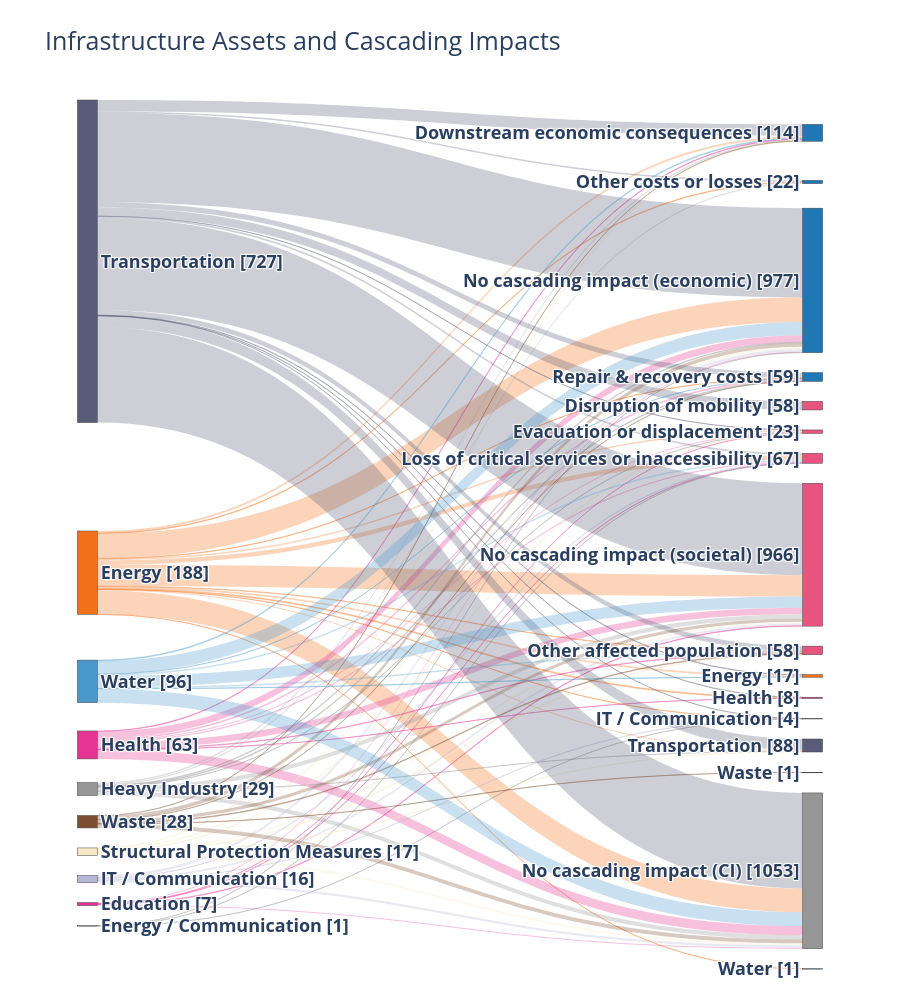

The notebook cell this image was saved under:
### Code cell
# fig, sankey_links = create_impact_sankey(df_plot)
fig, sankey_links = create_impact_sankey(df_plot, ci_target_level="sector") # sectors

fig

### Figure 1 — Plotly figure (JSON) as saved in the notebook; plotly's stock layout.template omitted (floating-point values rounded to 4 significant figures)
{"data": [{"arrangement": "snap", "link": {"color": ["rgba(229,52,145,0.3)", "rgba(229,52,145,0.3)", "rgba(229,52,145,0.3)", "rgba(229,52,145,0.3)", "rgba(229,52,145,0.3)", "rgba(243,112,27,0.3)", "rgba(243,112,27,0.3)", "rgba(243,112,27,0.3)", "rgba(243,112,27,0.3)", "rgba(243,112,27,0.3)", "rgba(243,112,27,0.3)", "rgba(243,112,27,0.3)", "rgba(243,112,27,0.3)", "rgba(243,112,27,0.3)", "rgba(243,112,27,0.3)", "rgba(243,112,27,0.3)", "rgba(243,112,27,0.3)", "rgba(243,112,27,0.3)", "rgba(243,112,27,0.3)", "rgba(150,150,150,0.3)", "rgba(150,150,150,0.3)", "rgba(150,150,150,0.3)", "rgba(229,52,145,0.3)", "rgba(229,52,145,0.3)", "rgba(229,52,145,0.3)", "rgba(229,52,145,0.3)", "rgba(229,52,145,0.3)", "rgba(229,52,145,0.3)", "rgba(229,52,145,0.3)", "rgba(229,52,145,0.3)", "rgba(229,52,145,0.3)", "rgba(150,150,150,0.3)", "rgba(150,150,150,0.3)", "rgba(150,150,150,0.3)", "rgba(150,150,150,0.3)", "rgba(150,150,150,0.3)", "rgba(150,150,150,0.3)", "rgba(150,150,150,0.3)", "rgba(150,150,150,0.3)", "rgba(182,182,216,0.3)", "rgba(182,182,216,0.3)", "rgba(182,182,216,0.3)", "rgba(182,182,216,0.3)", "rgba(182,182,216,0.3)", "rgba(246,232,195,0.3)", "rgba(246,232,195,0.3)", "rgba(246,232,195,0.3)", "rgba(246,232,195,0.3)", "rgba(246,232,195,0.3)", "rgba(246,232,195,0.3)", "rgba(246,232,195,0.3)", "rgba(89,92,121,0.3)", "rgba(89,92,121,0.3)", "rgba(89,92,121,0.3)", "rgba(89,92,121,0.3)", "rgba(89,92,121,0.3)", "rgba(89,92,121,0.3)", "rgba(89,92,121,0.3)", "rgba(89,92,121,0.3)", "rgba(89,92,121,0.3)", "rgba(89,92,121,0.3)", "rgba(89,92,121,0.3)", "rgba(89,92,121,0.3)", "rgba(89,92,121,0.3)", "rgba(89,92,121,0.3)", "rgba(125,79,50,0.3)", "rgba(125,79,50,0.3)", "rgba(125,79,50,0.3)", "rgba(125,79,50,0.3)", "rgba(125,79,50,0.3)", "rgba(125,79,50,0.3)", "rgba(125,79,50,0.3)", "rgba(74,151,201,0.3)", "rgba(74,151,201,0.3)", "rgba(74,151,201,0.3)", "rgba(74,151,201,0.3)", "rgba(74,151,201,0.3)", "rgba(74,151,201,0.3)", "rgba(74,151,201,0.3)", "rgba(74,151,201,0.3)"], "customdata": ["Education", "Education", "Education", "Education", "Education", "Energy", "Energy", "Energy", "Energy", "Energy", "Energy", "Energy", "Energy", "Energy", "Energy", "Energy", "Energy", "Energy", "Energy", "Energy / Communication", "Energy / Communication", "Energy / Communication", "Health", "Health", "Health", "Health", "Health", "Health", "Health", "Health", "Health", "Heavy Industry", "Heavy Industry", "Heavy Industry", "Heavy Industry", "Heavy Industry", "Heavy Industry", "Heavy Industry", "Heavy Industry", "IT / Communication", "IT / Communication", "IT / Communication", "IT / Communication", "IT / Communication", "Structural Protection Measures", "Structural Protection Measures", "Structural Protection Measures", "Structural Protection Measures", "Structural Protection Measures", "Structural Protection Measures", "Structural Protection Measures", "Transportation", "Transportation", "Transportation", "Transportation", "Transportation", "Transportation", "Transportation", "Transportation", "Transportation", "Transportation", "Transportation", "Transportation", "Transportation", "Transportation", "Waste", "Waste", "Waste", "Waste", "Waste", "Waste", "Waste", "Water", "Water", "Water", "Water", "Water", "Water", "Water", "Water"], "hovertemplate": "%{source.label} → %{target.label}<br>Cases: %{value}<br>Source sector: %{customdata}<extra></extra>", "source": [8, 8, 8, 8, 8, 1, 1, 1, 1, 1, 1, 1, 1, 1, 1, 1, 1, 1, 1, 9, 9, 9, 3, 3, 3, 3, 3, 3, 3, 3, 3, 4, 4, 4, 4, 4, 4, 4, 4, 7, 7, 7, 7, 7, 6, 6, 6, 6, 6, 6, 6, 0, 0, 0, 0, 0, 0, 0, 0, 0, 0, 0, 0, 0, 0, 5, 5, 5, 5, 5, 5, 5, 2, 2, 2, 2, 2, 2, 2, 2], "target": [13, 25, 18, 15, 16, 19, 20, 21, 13, 25, 18, 22, 24, 10, 15, 16, 17, 11, 12, 21, 13, 16, 20, 13, 25, 18, 10, 15, 16, 17, 12, 13, 25, 18, 22, 10, 15, 11, 12, 21, 13, 25, 18, 16, 13, 25, 18, 22, 10, 15, 17, 19, 20, 21, 13, 25, 18, 22, 14, 10, 15, 16, 17, 11, 12, 13, 25, 18, 23, 10, 17, 12, 19, 13, 25, 18, 10, 16, 17, 12], "value": [7, 7, 4, 1, 2, 12, 6, 1, 167, 160, 144, 8, 1, 14, 10, 31, 3, 4, 3, 1, 1, 1, 1, 47, 62, 44, 4, 7, 8, 4, 12, 5, 28, 28, 1, 10, 1, 8, 6, 1, 16, 15, 14, 2, 16, 14, 11, 3, 1, 3, 3, 3, 1, 1, 603, 646, 622, 76, 58, 78, 1, 12, 34, 10, 36, 26, 27, 23, 1, 1, 5, 1, 2, 89, 94, 76, 6, 11, 9, 1]}, "node": {"color": ["rgba(89,92,121,1.0)", "rgba(243,112,27,1.0)", "rgba(74,151,201,1.0)", "rgba(229,52,145,1.0)", "rgba(150,150,150,1)", "rgba(125,79,50,1.0)", "rgba(246,232,195,1.0)", "rgba(182,182,216,1.0)", "rgba(229,52,145,1.0)", "rgba(150,150,150,1)", "rgba(31, 119, 180, 1)", "rgba(31, 119, 180, 1)", "rgba(31, 119, 180, 1)", "rgba(31, 119, 180, 1)", "rgba(231, 84, 128, 1)", "rgba(231, 84, 128, 1)", "rgba(231, 84, 128, 1)", "rgba(231, 84, 128, 1)", "rgba(231, 84, 128, 1)", "rgba(243,112,27,1.0)", "rgba(229,52,145,1.0)", "rgba(182,182,216,1.0)", "rgba(89,92,121,1.0)", "rgba(125,79,50,1.0)", "rgba(74,151,201,1.0)", "rgba(150,150,150,1)"], "customdata": ["Transportation", "Energy", "Water", "Health", "Heavy Industry", "Waste", "Structural Protection Measures", "IT / Communication", "Education", "Energy / Communication", "Economic", "Economic", "Economic", "No cascading impact (Economic)", "Societal", "Societal", "Societal", "Societal", "No cascading impact (Societal)", "Energy", "Health", "IT / Communication", "Transportation", "Waste", "Water", "No cascading impact (Infrastructure)"], "hovertemplate": "<b>%{label}</b><br>Sector: %{customdata}<extra></extra>", "label": ["<b>Transportation [727]</b>", "<b>Energy [188]</b>", "<b>Water [96]</b>", "<b>Health [63]</b>", "<b>Heavy Industry [29]</b>", "<b>Waste [28]</b>", "<b>Structural Protection Measures [17]</b>", "<b>IT / Communication [16]</b>", "<b>Education [7]</b>", "<b>Energy / Communication [1]</b>", "<b>Downstream economic consequences [114]</b>", "<b>Other costs or losses [22]</b>", "<b>Repair & recovery costs [59]</b>", "<b>No cascading impact (economic) [977]</b>", "<b>Disruption of mobility [58]</b>", "<b>Evacuation or displacement [23]</b>", "<b>Loss of critical services or inaccessibility [67]</b>", "<b>Other affected population [58]</b>", "<b>No cascading impact (societal) [966]</b>", "<b>Energy [17]</b>", "<b>Health [8]</b>", "<b>IT / Communication [4]</b>", "<b>Transportation [88]</b>", "<b>Waste [1]</b>", "<b>Water [1]</b>", "<b>No cascading impact (CI) [1053]</b>"], "pad": 20, "thickness": 20, "x": [0.01, 0.01, 0.01, 0.01, 0.01, 0.01, 0.01, 0.01, 0.01, 0.01, 0.99, 0.99, 0.99, 0.99, 0.99, 0.99, 0.99, 0.99, 0.99, 0.99, 0.99, 0.99, 0.99, 0.99, 0.99, 0.99], "y": [0.1395, 0.5764, 0.709, 0.7865, 0.8403, 0.8758, 0.9088, 0.9358, 0.9605, 0.9795, 0.04, 0.1, 0.16, 0.22, 0.28, 0.34, 0.4, 0.46, 0.52, 0.58, 0.64, 0.7, 0.76, 0.82, 0.88, 0.94]}, "type": "sankey"}], "layout": {"font": {"size": 18}, "height": 1000, "title": {"text": "Infrastructure Assets and Cascading Impacts"}, "width": 900}}
